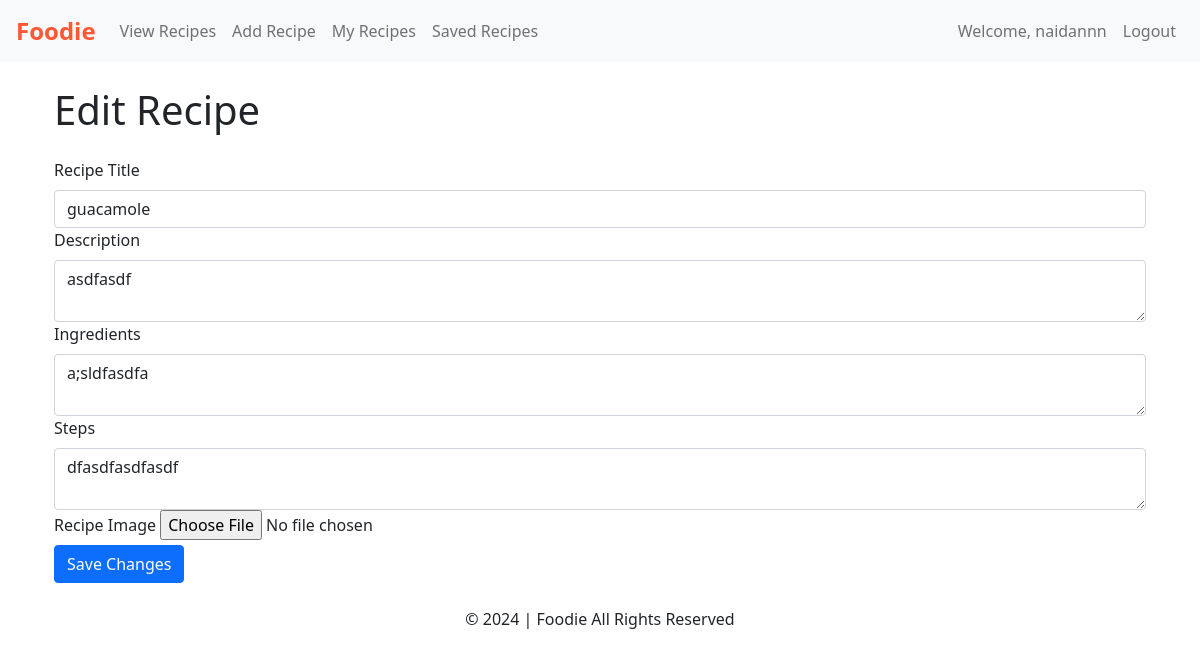
/edit_recipe/5 (signed in), run on the app's committed database.
### app/models.py (models this page shows, shortened)
class User(db.Model,UserMixin):
    __tablename__ = 'users'
    id = db.Column(db.Integer, primary_key=True, autoincrement=True)
    username = db.Column(db.String(50), nullable=False)
    email = db.Column(db.String(100), nullable=False)
    password_hash = db.Column(db.String(255))
    created_at = db.Column(db.DateTime, default=datetime.utcnow)
    recipes = db.relationship('Recipe', back_populates='author', cascade="all, delete-orphan")
    likes = db.relationship('Like', back_populates='user', cascade="all, delete-orphan")
    saved_recipes = db.relationship('SavedRecipe', back_populates='user', cascade="all, delete-orphan")

class Recipe(db.Model):
    __tablename__ = 'recipes'
    id = db.Column(db.Integer, primary_key=True, autoincrement=True)
    user_id = db.Column(db.Integer, db.ForeignKey('users.id'), nullable=False)
    author = db.relationship('User', back_populates='recipes')
    title = db.Column(db.String(100), nullable=False)
    description = db.Column(db.Text, nullable=False)
    ingredients = db.Column(db.Text, nullable=False)
    steps = db.Column(db.Text, nullable=False)
    image_url = db.Column(db.String(255))  # Optional, we can set a default picture if anythign
    created_at = db.Column(db.DateTime, default=datetime.utcnow)
    likes = db.relationship('Like', back_populates='recipe', cascade="all, delete-orphan")
    saved_by = db.relationship('SavedRecipe', back_populates='recipe', cascade="all, delete-orphan")

### app/views.py (the view, shortened to what this page needs)
@app.route('/edit_recipe/<int:recipe_id>', methods=['GET', 'POST'])
@login_required
def edit_recipe(recipe_id):
    recipe = Recipe.query.get_or_404(recipe_id)
    if recipe.user_id != current_user.id:
        flash('You are not authorized to edit this recipe.', 'danger')
        return redirect(url_for('my_recipes'))
    form = NewRecipeForm(obj=recipe)  # Pre-fill the form with the current recipe data
    return render_template('edit_recipe.html', form=form)

### app/forms.py
class NewRecipeForm(FlaskForm):
    title = StringField('Recipe Title', validators=[DataRequired(), Length(max=100)])
    description = TextAreaField('Description', validators=[DataRequired(), Length(max=500)])
    ingredients = TextAreaField('Ingredients', validators=[DataRequired()])
    steps = TextAreaField('Steps', validators=[DataRequired()])
    image = FileField('Recipe Image')  # Optional, can be handled separately in your Flask view
    submit = SubmitField('Add Recipe')

### app/views.py (called while the page is built)
@login_manager.user_loader
def load_user(user_id):
    return User.query.get(int(user_id))  # Assumes user_id is the primary key of User model

### app/templates/edit_recipe.html (shortened to what this page needs)
{% extends "base.html" %}
{% block content %}
<div class="container mt-4">
    <h1 class="mb-4">Edit Recipe</h1>
    <form method="POST" enctype="multipart/form-data">
        <div class="form-group">
            {{ form.title.label(class="form-label") }}
            {{ form.title(class="form-control") }}
        </div>
        <div class="form-group">
            {{ form.description.label(class="form-label") }}
            {{ form.description(class="form-control") }}
        </div>
        <div class="form-group">
            {{ form.ingredients.label(class="form-label") }}
            {{ form.ingredients(class="form-control") }}
        </div>
        <div class="form-group">
            {{ form.steps.label(class="form-label") }}
            {{ form.steps(class="form-control") }}
        </div>
        <div class="form-group">
            {{ form.image.label(class="form-label") }}
            {{ form.image(class="form-control-file") }}
        </div>
        <button type="submit" class="btn btn-primary">Save Changes</button>
    </form>
</div>
{% endblock %}

### app/templates/base.html (shortened to what this page needs)
<!DOCTYPE html>
<html lang="en">
<head>
    <link href="https://cdn.jsdelivr.net/npm/bootstrap@5.1.3/dist/css/bootstrap.min.css" rel="stylesheet">
    <link href="{{ url_for('static', filename='css/base.css') }}" rel="stylesheet">
</head>
<body>
    <nav class="navbar navbar-expand-lg navbar-light bg-light px-3">
      <a class="navbar-brand" href="/">Foodie</a>
      <div class="collapse navbar-collapse" id="navbarSupportedContent">
        <ul class="navbar-nav me-auto mb-2 mb-lg-0">
          <li class="nav-item">
            <a class="nav-link" href="/view_recipes">View Recipes</a>
          </li>
          {% if current_user.is_authenticated %}
          <li class="nav-item">
            <a class="nav-link" href="/add_recipe">Add Recipe</a>
          </li>
          <li class="nav-item">
            <a class="nav-link" href="/my_recipes">My Recipes</a>
          </li>
          <li class="nav-item">
            <a class="nav-link" href="/saved_recipes">Saved Recipes</a>
          </li>
          {% endif %}
        </ul>
        <ul class="navbar-nav ms-auto mb-2 mb-lg-0">
          {% if current_user.is_authenticated %}
          <li class="nav-item">
            <a class="nav-link" href="#">Welcome, {{ current_user.username }}</a>
          </li>
          <li class="nav-item">
            <a class="nav-link" href="/logout">Logout</a>
          </li>
          {% endif %}
        </ul>
      </div>
    </nav>
    <main class="container mt-4">
        {% block content %}{% endblock %}
    </main>
    <footer class="text-center mt-4">
        <p>&copy; 2024 | Foodie All Rights Reserved</p>
    </footer>
</body>
</html>

### app/static/css/base.css (style rules this page uses)
.navbar .navbar-brand { color: #ff5733; font-weight: bold; font-size: 1.5rem; }

### data on the page
User: username "naidannn"
Recipe: title "guacamole", description "asdfasdf", ingredients "a;sldfasdfa", steps "dfasdfasdfasdf"
